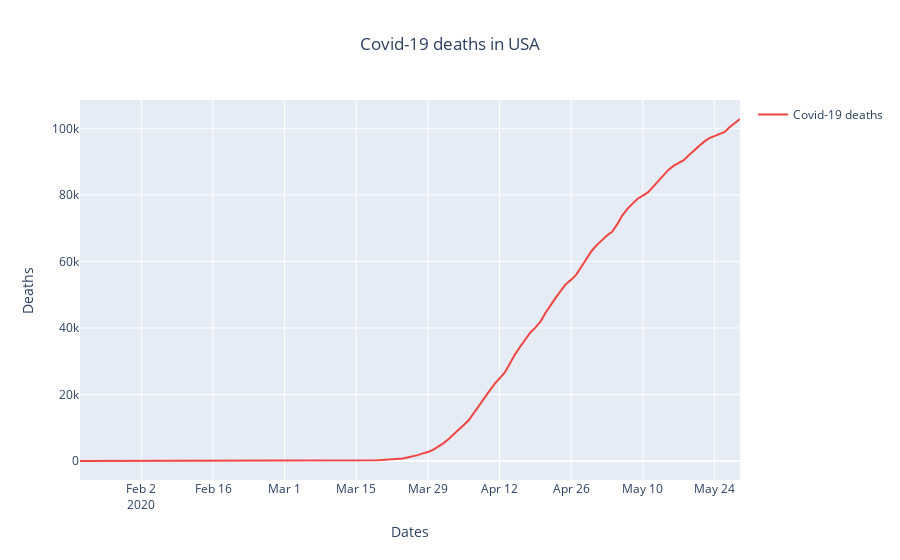

Write notebook code for a chart like this one.
### Code cell
trace = go.Scatter(
    x = df['date'],
    y = df['deaths'],
    name = 'Covid-19 deaths',
    marker = dict(color = '#f14542')
    )
layout = go.Layout(
    title = 'Covid-19 deaths in USA',
    title_x = 0.5,
    xaxis = dict(title = 'Dates'),
    yaxis = dict(title = 'Deaths'),
    showlegend = True
    )

data = [trace]

fig = go.Figure(data = data,layout = layout)
iplot(fig)

### Figure 1 — Plotly figure (JSON) as saved in the notebook; plotly's stock layout.template omitted (floating-point values rounded to 4 significant figures; data arrays with more than 128 entries replaced by an {"elided": "..."} marker saying what was removed)
{"data": [{"marker": {"color": "#f14542"}, "name": "Covid-19 deaths", "type": "scatter", "x": {"elided": "130 str values"}, "y": {"elided": "130 int values"}}], "layout": {"showlegend": true, "title": {"text": "Covid-19 deaths in USA", "x": 0.5}, "xaxis": {"title": {"text": "Dates"}}, "yaxis": {"title": {"text": "Deaths"}}}}
